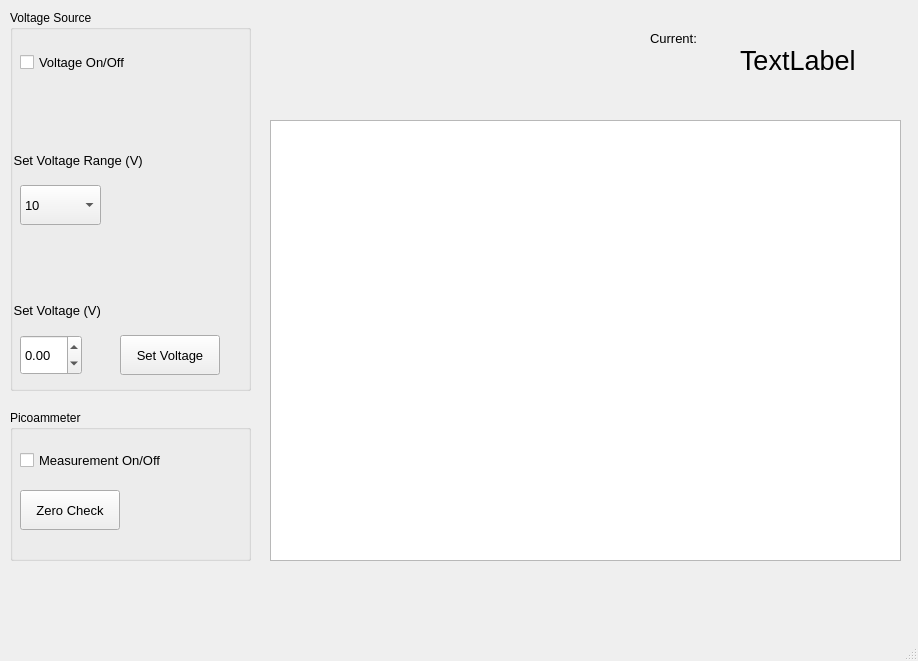
<?xml version="1.0" encoding="UTF-8"?>
<ui version="4.0">
 <class>MainWindow</class>
 <widget class="QMainWindow" name="MainWindow">
  <property name="geometry">
   <rect>
    <x>0</x>
    <y>0</y>
    <width>918</width>
    <height>661</height>
   </rect>
  </property>
  <property name="windowTitle">
   <string>MainWindow</string>
  </property>
  <widget class="QWidget" name="centralwidget">
   <widget class="QGroupBox" name="VoltageControl">
    <property name="geometry">
     <rect>
      <x>10</x>
      <y>10</y>
      <width>241</width>
      <height>381</height>
     </rect>
    </property>
    <property name="title">
     <string>Voltage Source</string>
    </property>
    <widget class="QLabel" name="label">
     <property name="geometry">
      <rect>
       <x>0</x>
       <y>140</y>
       <width>141</width>
       <height>20</height>
      </rect>
     </property>
     <property name="font">
      <font>
       <pointsize>10</pointsize>
      </font>
     </property>
     <property name="text">
      <string> Set Voltage Range (V)</string>
     </property>
    </widget>
    <widget class="QComboBox" name="VoltageRange">
     <property name="geometry">
      <rect>
       <x>10</x>
       <y>175</y>
       <width>81</width>
       <height>40</height>
      </rect>
     </property>
     <property name="font">
      <font>
       <pointsize>10</pointsize>
      </font>
     </property>
     <item>
      <property name="text">
       <string>10</string>
      </property>
     </item>
     <item>
      <property name="text">
       <string>50</string>
      </property>
     </item>
     <item>
      <property name="text">
       <string>500</string>
      </property>
     </item>
    </widget>
    <widget class="QDoubleSpinBox" name="SetVoltage">
     <property name="geometry">
      <rect>
       <x>10</x>
       <y>325</y>
       <width>62</width>
       <height>40</height>
      </rect>
     </property>
     <property name="font">
      <font>
       <pointsize>10</pointsize>
      </font>
     </property>
     <property name="minimum">
      <double>-500.000000000000000</double>
     </property>
     <property name="maximum">
      <double>500.000000000000000</double>
     </property>
    </widget>
    <widget class="QLabel" name="label_2">
     <property name="geometry">
      <rect>
       <x>0</x>
       <y>290</y>
       <width>141</width>
       <height>20</height>
      </rect>
     </property>
     <property name="font">
      <font>
       <pointsize>10</pointsize>
      </font>
     </property>
     <property name="text">
      <string> Set Voltage (V)</string>
     </property>
    </widget>
    <widget class="QPushButton" name="SetVoltageButton">
     <property name="geometry">
      <rect>
       <x>110</x>
       <y>325</y>
       <width>100</width>
       <height>40</height>
      </rect>
     </property>
     <property name="font">
      <font>
       <pointsize>10</pointsize>
      </font>
     </property>
     <property name="text">
      <string>Set Voltage</string>
     </property>
    </widget>
    <widget class="QCheckBox" name="OperateVoltage">
     <property name="geometry">
      <rect>
       <x>10</x>
       <y>40</y>
       <width>201</width>
       <height>25</height>
      </rect>
     </property>
     <property name="font">
      <font>
       <pointsize>10</pointsize>
      </font>
     </property>
     <property name="text">
      <string>Voltage On/Off</string>
     </property>
    </widget>
   </widget>
   <widget class="QGroupBox" name="groupBox">
    <property name="geometry">
     <rect>
      <x>10</x>
      <y>410</y>
      <width>241</width>
      <height>151</height>
     </rect>
    </property>
    <property name="title">
     <string>Picoammeter</string>
    </property>
    <widget class="QCheckBox" name="Measurement">
     <property name="geometry">
      <rect>
       <x>10</x>
       <y>40</y>
       <width>221</width>
       <height>20</height>
      </rect>
     </property>
     <property name="font">
      <font>
       <pointsize>10</pointsize>
      </font>
     </property>
     <property name="text">
      <string>Measurement On/Off</string>
     </property>
    </widget>
    <widget class="QPushButton" name="ZeroButton">
     <property name="geometry">
      <rect>
       <x>10</x>
       <y>80</y>
       <width>100</width>
       <height>40</height>
      </rect>
     </property>
     <property name="font">
      <font>
       <pointsize>10</pointsize>
      </font>
     </property>
     <property name="text">
      <string>Zero Check</string>
     </property>
    </widget>
   </widget>
   <widget class="QLabel" name="CurrentMeasure">
    <property name="geometry">
     <rect>
      <x>740</x>
      <y>20</y>
      <width>151</width>
      <height>81</height>
     </rect>
    </property>
    <property name="font">
     <font>
      <pointsize>20</pointsize>
     </font>
    </property>
    <property name="text">
     <string>TextLabel</string>
    </property>
   </widget>
   <widget class="QLabel" name="label_4">
    <property name="geometry">
     <rect>
      <x>650</x>
      <y>30</y>
      <width>81</width>
      <height>16</height>
     </rect>
    </property>
    <property name="font">
     <font>
      <pointsize>10</pointsize>
     </font>
    </property>
    <property name="text">
     <string>Current:</string>
    </property>
   </widget>
   <widget class="PlotWidget" name="trace_PlotWidget">
    <property name="geometry">
     <rect>
      <x>270</x>
      <y>120</y>
      <width>631</width>
      <height>441</height>
     </rect>
    </property>
   </widget>
  </widget>
  <widget class="QMenuBar" name="menubar">
   <property name="geometry">
    <rect>
     <x>0</x>
     <y>0</y>
     <width>918</width>
     <height>21</height>
    </rect>
   </property>
  </widget>
  <widget class="QStatusBar" name="statusbar"/>
 </widget>
 <customwidgets>
  <customwidget>
   <class>PlotWidget</class>
   <extends>QGraphicsView</extends>
   <header>pyqtgraph</header>
  </customwidget>
 </customwidgets>
 <resources/>
 <connections/>
</ui>
